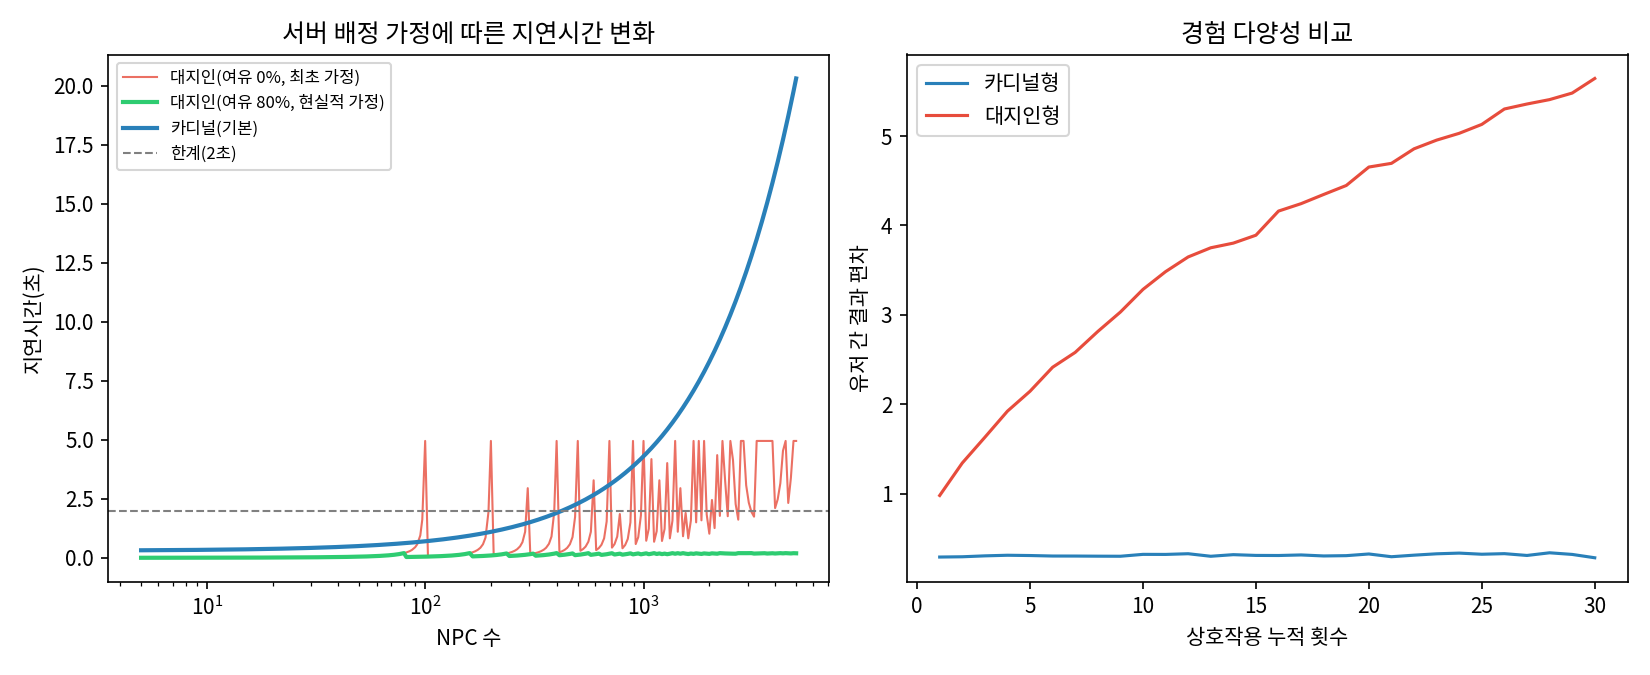

Write the Python code that produced this figure.
"""
카디널형(중앙집중) vs 대지인형(분산) AI NPC 아키텍처
비용/속도, 그리고 '유저마다 다른 경험' 두 축을 검증. 배경·시행착오는 README 참고.

[4차 뒤집힘] 최초 버전은 서버를 "이론적 최소치(여유 0%)"로 배정해
대지인형이 100명부터 붕괴한다는 결과를 얻었으나, 재검토 결과 이는
현실적인 서버 운영 관례(여유를 두고 증설)와 다른 가정에서 나온
아티팩트였음이 드러남. 아래 [1]에서 두 가정을 나란히 비교.

[고지] 아래 상수(비용, 처리량, 목표 가동률 등)는 실데이터가 아닌
가상 예시값을 바탕으로 한 시뮬레이션이며, 코드 작성 과정에는
Anthropic Claude를 작업 도구로 활용함 — 자세한 내용은 README 참고.
"""
import numpy as np
import matplotlib.pyplot as plt
import matplotlib.font_manager as fm

fm.fontManager.addfont("/usr/share/fonts/opentype/noto/NotoSansCJK-Regular.ttc")
plt.rcParams["font.family"] = "Noto Sans CJK JP"
np.random.seed(42)

MAX_LATENCY = 2.0          # 실시간 응답 허용 한계(초)
COST_PER_INFER = 0.0005    # sLLM 1회 추론 비용(USD, 예시)
THROUGHPUT = 20            # 서버 1대가 초당 처리 가능한 추론 수(예시)
SERVER_COST_HR = 2.0
TOKENS_PER_NPC = 200       # 카디널형: NPC 1명 상태를 표현하는 토큰 수(예시)
CTX_LIMIT = 200_000        # LLM 컨텍스트 한도(예시)
TARGET_UTIL = 0.8          # 현실적 서버 운영 가정: 목표 가동률 80% (여유를 두고 증설)


def distributed_latency(n, tiered=False, active_ratio=0.08, target_util=TARGET_UTIL):
    """대지인형: NPC마다 개별 추론.
    tiered=True면 활성 NPC만 자주 반응.
    target_util=1.0은 "여유 없이 이론적 최소 서버 수로 배정"한 최초 버전 가정,
    target_util=0.8(기본값)은 현실적인 여유를 둔 배정."""
    if tiered:
        n_active = max(1, round(n * active_ratio))
        calls = n_active / 5 + (n - n_active) / 60
    else:
        calls = n / 5  # 5초 주기
    servers = max(1, np.ceil(calls / (THROUGHPUT * target_util)))
    rho = min(calls / (servers * THROUGHPUT), 0.99)
    latency = (1 / THROUGHPUT) * rho / (1 - rho)  # 대기행렬(M/M/1) 근사
    return latency, servers * SERVER_COST_HR


def cardinal_latency(n, tiered=False, active_ratio=0.08):
    """카디널형: 전체 NPC 상태를 하나의 컨텍스트로 묶어 처리."""
    if tiered:
        n_active = max(1, round(n * active_ratio))
        tokens = n_active * TOKENS_PER_NPC + (n - n_active) * TOKENS_PER_NPC * 0.15
    else:
        tokens = n * TOKENS_PER_NPC
    latency = 0.3 + tokens * 0.00002
    return latency, tokens * 0.000003 * (3600 / 5)


def find_breakdown(fn, counts, **kwargs):
    for n in counts:
        latency, _ = fn(n, **kwargs)
        if latency > MAX_LATENCY:
            return n
    return f"{counts[-1]}+"


counts = [5, 10, 20, 50, 100, 200, 500, 1000, 2000, 5000]

print("[1] 비용/속도 한계선 — 여유 0% 가정 vs 현실적 여유(80%) 가정 비교")
print(f"  [여유 0%, 최초 버전 가정] 대지인형 - 기본: "
      f"{find_breakdown(distributed_latency, counts, target_util=1.0)}명 / "
      f"계층화: {find_breakdown(distributed_latency, counts, tiered=True, target_util=1.0)}명")
print(f"  [현실적 여유 80%]        대지인형 - 기본: "
      f"{find_breakdown(distributed_latency, counts)}명 / "
      f"계층화: {find_breakdown(distributed_latency, counts, tiered=True)}명")
print(f"  카디널형(여유 개념 없음, 컨텍스트 크기로 결정) - 기본: "
      f"{find_breakdown(cardinal_latency, counts)}명 / "
      f"계층화: {find_breakdown(cardinal_latency, counts, tiered=True)}명")

# 왜 이렇게 갈리는지: 목표 가동률 u로 서버를 유지하면 calls가 아무리 커져도
# rho -> u로 수렴하고, latency는 스케일과 무관한 상수 (1/처리량)*u/(1-u)에 수렴함.
# 이 상수가 MAX_LATENCY를 넘으려면 u가 아래 임계치를 넘어야 함:
u_threshold = (MAX_LATENCY * THROUGHPUT) / (1 + MAX_LATENCY * THROUGHPUT)
print(f"\n  [분석] 목표 가동률 u가 {u_threshold:.1%}를 넘지 않는 한, 대지인형은 "
      f"이론상 어떤 규모에서도 latency로는 붕괴하지 않음(서버를 계속 늘릴 수 있다는 전제 하에).")
print(f"  최초 버전의 '100명 붕괴'는 바로 u=100%(여유 0%)라는 극단적 가정 때문이었음.")
print(f"  → 현실적 가정에서는 대지인형의 실질적 한계가 '속도'가 아니라 '서버비용의 선형 증가'로 바뀜.")


def diversity_simulation(n_players=300, n_turns=30, pull_to_mean=0.7):
    """카디널형(표준반응으로 수렴) vs 대지인형(경로의존적 랜덤워크)."""
    c_std, d_std = [], []
    c_state = np.zeros(n_players)
    d_state = np.zeros(n_players)
    for _ in range(n_turns):
        player_input = np.random.normal(0, 1, n_players)
        c_state = (1 - pull_to_mean) * c_state + 0.3 * player_input
        d_state = d_state + player_input
        c_std.append(c_state.std())
        d_std.append(d_state.std())
    return c_std, d_std


c_std, d_std = diversity_simulation()
print(f"\n[2] 유저 간 경험 편차(30턴 후) — 카디널형: {c_std[-1]:.2f} / 대지인형: {d_std[-1]:.2f}")
print(f"  (대지인형 이론값 sqrt(30)={np.sqrt(30):.2f} — 랜덤워크 공식과 근접해 시뮬레이션 검증됨)")

# 시각화
fig, axes = plt.subplots(1, 2, figsize=(11, 4.5))

n_grid = np.unique(np.round(np.logspace(np.log10(5), np.log10(5000), 250)).astype(int))
lat_naive = [distributed_latency(n, target_util=1.0)[0] for n in n_grid]
lat_real = [distributed_latency(n)[0] for n in n_grid]
lat_card = [cardinal_latency(n)[0] for n in n_grid]

axes[0].plot(n_grid, lat_naive, color="#e74c3c", lw=1, alpha=0.8, label="대지인(여유 0%, 최초 가정)")
axes[0].plot(n_grid, lat_real, color="#2ecc71", lw=2, label="대지인(여유 80%, 현실적 가정)")
axes[0].plot(n_grid, lat_card, color="#2980b9", lw=2, label="카디널(기본)")
axes[0].axhline(MAX_LATENCY, color="gray", ls="--", lw=1, label="한계(2초)")
axes[0].set_xscale("log")
axes[0].set_xlabel("NPC 수")
axes[0].set_ylabel("지연시간(초)")
axes[0].set_title("서버 배정 가정에 따른 지연시간 변화")
axes[0].legend(fontsize=8)

axes[1].plot(range(1, 31), c_std, label="카디널형", color="#2980b9")
axes[1].plot(range(1, 31), d_std, label="대지인형", color="#e74c3c")
axes[1].set_xlabel("상호작용 누적 횟수")
axes[1].set_ylabel("유저 간 결과 편차")
axes[1].set_title("경험 다양성 비교")
axes[1].legend()

plt.tight_layout()
plt.savefig("/home/claude/work/ai_npc_architecture_analysis.png", dpi=150)
print("\n[차트 저장 완료] ai_npc_architecture_analysis.png")

print("""
[결론] 서버를 현실적인 여유(목표 가동률 80%)를 두고 운영한다고 가정하면,
대지인형은 테스트한 규모(5000명)까지 '속도'로는 붕괴하지 않고, 실질적
한계는 서버비용의 선형 증가로 옮겨감. 반면 카디널형은 컨텍스트 크기
자체가 늘어나는 구조라 여유의 개념이 없고, 500명 안팎에서 실제로
속도 한계에 부딪힘. 경험 다양성 면에서는 여전히 대지인형이 우세하며,
카디널형의 '수렴하는 성질'은 일관성·통제력이 필요한 영역(세계관 큰
흐름)에서 강점이 되므로, 하이브리드 구조가 현재 기술 기준 현실적임.
""")
